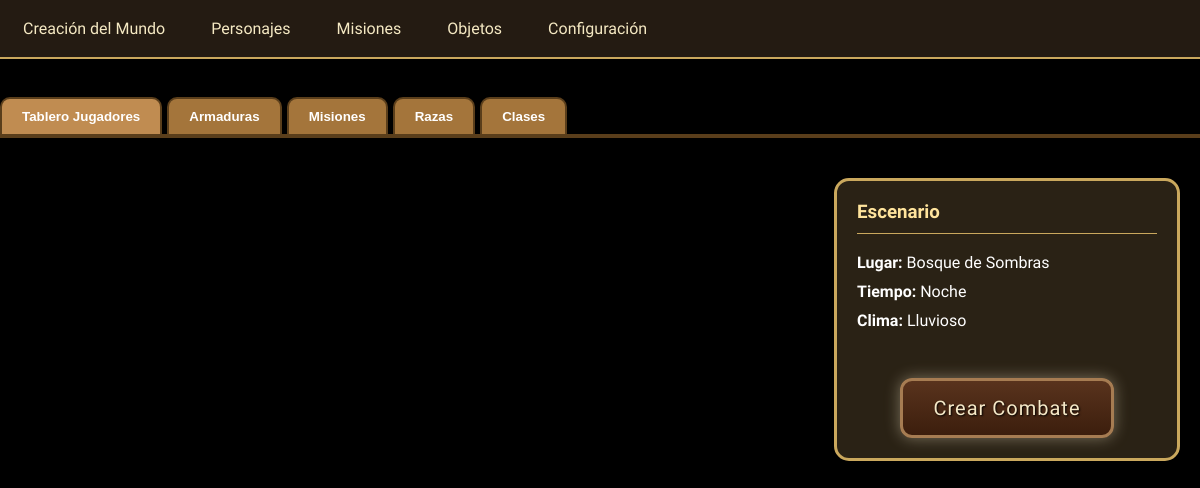
Before: /dungeon_master with the older database file.
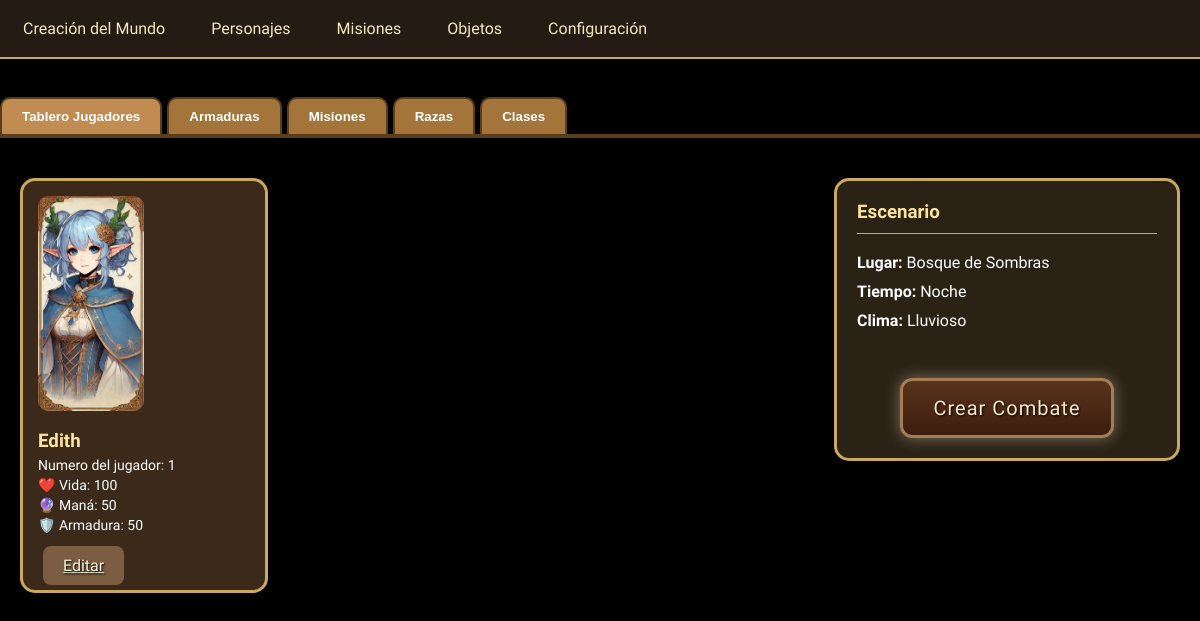
After: the same page with the newer database file.
### tables this page shows
CREATE TABLE players (
    id INTEGER PRIMARY KEY AUTOINCREMENT,
    name TEXT NOT NULL,
    attack INTEGER NOT NULL DEFAULT 0,
    speed INTEGER NOT NULL DEFAULT 0,
    defense INTEGER NOT NULL DEFAULT 0,
    life INTEGER NOT NULL DEFAULT 0,
    armor INTEGER NOT NULL DEFAULT 0,
    mana INTEGER NOT NULL DEFAULT 0,
    intelligence INTEGER NOT NULL DEFAULT 0,
    charisma INTEGER NOT NULL DEFAULT 0,
    race_id INTEGER NOT NULL,
    class_id INTEGER NOT NULL,
    armor_id INTEGER,
    
    inventory_id INTEGER,
    personality_traits TEXT,
    ideals TEXT,
    bonds TEXT,
    flaws TEXT,
    FOREIGN KEY (race_id) REFERENCES races(id),
    FOREIGN KEY (class_id) REFERENCES classes(id),
    FOREIGN KEY (armor_id) REFERENCES armors(id),
    FOREIGN KEY (inventory_id) REFERENCES inventories(id)
);

### app.py (the view)
@app.route('/dungeon_master')
def dungeon_master():
    players=get_all_the_players()
    classes=get_all_the_class()
    races=get_all_the_races()
    missions=mission_get_all()
    return render_template('dungeon_master.html',players=players,classes=classes,races=races,missions=missions)

### app.py (called while the page is built)
def mission_get_all():
    conn = get_db_connection()
    conn.row_factory = sqlite3.Row  # Para obtener los datos como diccionarios
    cursor = conn.cursor()
    cursor.execute("SELECT * FROM missions")
    rows = cursor.fetchall()
    conn.close()
    missions = [dict(row) for row in rows]
    return missions

def get_db_connection():
    path_db = os.path.join(BASE_DIR, 'db.sqlite3')
    conn = sqlite3.connect(path_db)
    return conn

### database/playerdb.py (called while the page is built)
def get_all_the_players():
    conn = sqlite3.connect(path_db)
    conn.row_factory = sqlite3.Row  # Para obtener los datos como diccionarios
    cursor = conn.cursor()
    cursor.execute("SELECT * FROM players")
    players = cursor.fetchall()
    conn.close()
    return players

### database/spacesAndClass.py (called while the page is built)
def get_all_the_class():
    conn = sqlite3.connect(path_db)
    conn.row_factory = sqlite3.Row  # Para obtener los datos como diccionarios
    cursor = conn.cursor()
    cursor.execute("SELECT * FROM classes")
    classes = cursor.fetchall()
    conn.close()
    return classes

def get_all_the_races():
    conn = sqlite3.connect(path_db)
    conn.row_factory = sqlite3.Row  # Para obtener los datos como diccionarios
    cursor = conn.cursor()
    cursor.execute("SELECT * FROM races")
    races = cursor.fetchall()
    conn.close()
    return races

### templates/dungeon_master.html (shortened to what this page needs)
<!DOCTYPE html>
<html lang="es">
<head>
    <link rel="stylesheet" href="{{ url_for('static', filename='css/dungeon_master.css') }}">
    <link rel="stylesheet" href="{{ url_for('static', filename='css/formPop.css') }}">
    <link rel="stylesheet" href="{{ url_for('static', filename='css/Styles.css') }}">
</head>
<body>
    {% include 'partials/dungeon_master/navbar.html' %}
    <br><br>
    <div class="tabs">
        <button class="tab active" data-tab="tab1">Tablero Jugadores</button>
        <button class="tab" data-tab="tabWeapon">Armaduras</button>
        <button class="tab" data-tab="tabMissions">Misiones</button>
        <button class="tab" data-tab="tabSpecies">Razas</button>
        <button class="tab" data-tab="tabClass">Clases</button>
    </div>
    <div id="tab1" class="tab-content active">
        {% include 'partials/dungeon_master/table.html' %}
    </div>
</body>
</html>

### templates/partials/dungeon_master/navbar.html (shortened to what this page needs)
<nav class="navbar">
    <div class="menu">
        <a href="#">Creación del Mundo</a>
    </div>
    <div class="menu">
        <a href="#">Personajes</a>
    </div>
    <div class="menu"><a href="#">Misiones</a></div>
    <div class="menu"><a href="#">Objetos</a></div>
    <div class="menu"><a href="#">Configuración</a></div>
</nav>

### templates/partials/dungeon_master/table.html (shortened to what this page needs)
<div class="main">
<div class="tablero">
    {% for player in players %}
        <div class="carta">
            <img src="{{ url_for('static', filename='img/character/' + loop.index|string + '.png') }}" alt="{{ player.name }}" loading="lazy">
            <h3>{{ player.name }}</h3>
            <p>Numero del jugador: {{ player.id }}</p>
            <p>❤️ Vida: {{ player.life }}</p>
            <p>🔮 Maná: {{ player.mana }}</p>
            <p>🛡️ Armadura: {{ player.armor }}</p>
             <br>
            <a href="{{ url_for('edit_player', player_id=player.id) }}" class="btn-medieval btn-ver">Editar</a>
        </div>
    {% endfor %}
</div>
    <div class="escenario">
        <h3>Escenario</h3>
        <p><strong>Lugar:</strong> Bosque de Sombras</p>
        <p><strong>Tiempo:</strong> Noche</p>
        <p><strong>Clima:</strong> Lluvioso</p>
        <br><br>
        <center><button class="btn-combate">Crear Combate</button></center>
    </div>
</div>

### static/css/dungeon_master.css (style rules this page uses)
body { margin: 0; font-family: 'MedievalSharp', cursive; background-size: cover; color: #000000; background-color: black; }
.navbar { display: flex; align-items: flex-start; background-color: rgba(40, 30, 20, 0.9); padding: 10px; border-bottom: 2px solid #caa85d; }
.menu { position: relative; margin-right: 20px; }
.menu>a { color: #f5e9c3; text-decoration: none; padding: 8px 12px; display: block; border: 1px solid transparent; }
.main { display: flex; padding: 20px; }
.tablero { flex: 2; display: grid; grid-template-columns: repeat(auto-fill, minmax(220px, 1fr)); gap: 20px; align-content: flex-start; }
.carta { background: rgba(70, 50, 30, 0.85); border: 3px solid #caa85d; border-radius: 15px; padding: 15px; text-align: left; transition: transform 0.2s ease, box-shadow 0.3s ease; box-shadow: 0 0 15px rgba(0, 0, 0, 0.5); cursor: pointer; color: white; }
.carta img { width: 50%; border-radius: 10px; margin-bottom: 10px; }
.carta h3 { margin: 5px 0; color: #ffe49c; }
.carta p { margin: 4px 0; font-size: 14px; }
.escenario { flex: 1; margin-left: 30px; background-color: rgba(50, 40, 25, 0.85); border: 3px solid #caa85d; border-radius: 15px; padding: 20px; max-width: 300px; height: 100%; color: white; }
.escenario h3 { margin-top: 0; color: #ffe49c; border-bottom: 1px solid #caa85d; padding-bottom: 10px; }
.escenario p { margin: 10px 0; }

### static/css/Styles.css (style rules this page uses)
.btn-combate { font-family: 'MedievalSharp', cursive; background: linear-gradient(to bottom, #59331d, #3c1e0d); border: 3px solid #a67c52; color: #f5e8c7; padding: 15px 30px; font-size: 20px; letter-spacing: 1px; cursor: pointer; border-radius: 12px; box-shadow: 0 0 15px rgba(245, 232, 199, 0.4); transition: all 0.3s ease-in-out; text-shadow: 1px 1px 2px #000; }
.btn-medieval { font-family: 'MedievalSharp', cursive; padding: 10px 20px; border-radius: 8px; background-image: url('https://static.vecteezy.com/system/resources/thumbnails/000/109/425/small_2x/free-vector-watercolor-paper-texture.jpg'); background-size: cover; background-blend-mode: overlay; color: #f5f5dc; font-size: 16px; margin: 5px; cursor: pointer; text-shadow: 1px 1px 2px #000; transition: background-color 0.2s ease-in-out; }
.btn-ver { background-color: #7b5e42; }
.tabs { display: flex; border-bottom: 4px solid #5a3e1b; margin-bottom: 20px; }
.tab { background: #a4753b; padding: 10px 20px; margin-right: 5px; text-decoration: none; color: #fff; font-weight: bold; border-top-left-radius: 10px; border-top-right-radius: 10px; border: 2px solid #5a3e1b; border-bottom: none; }
.tab-content { display: none; }
.tab.active { background-color: #c08c51; color: #fff; font-weight: bold; }
.tab-content.active { display: block; }
.tab-content { display: none; border-radius: 0 0 10px 10px; }

### templates/dungeon_master.html (style rules this page uses)
body { background-color: black; }

Changed rows visible on the page:
added players: name "Edith", id "1", life "100", mana "50", armor "50"
